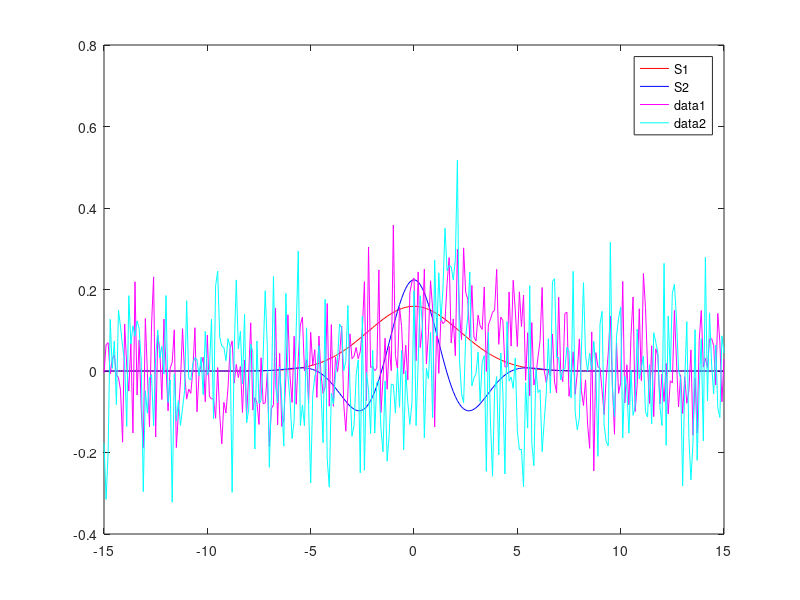

The MATLAB script that drew this image: (Note: this script raises an error after producing the figure.)
clear all
close all

T_s = 0.1;
T_range = -15:T_s:15;
N = length(T_range);
s1 = exp(-0.1*T_range.^2);
s2 = exp(-0.1*T_range.^2).*cos(T_range);

% Compute the energy
E1 = sum(abs(s1.^2));
E2 = sum(abs(s2.^2));

% Normalized signals => signal energy =1
alpha_1 = 1/sqrt(E1);
alpha_2 = 1/sqrt(E2);
s1 = s1*alpha_1;
s2 = s2*alpha_2;

% SNR
SNR = 5;
sigma2 = 10^(-SNR/10);

% Random time diff calc
% T =-5 + 10*rand(1);
T =2;

s1_time_diffed = exp(-0.1*(T_range-T).^2);
s2_time_diffed = exp(-0.1*(T_range-T).^2).*cos((T_range-T));

%% a)
% s2 is better because of greater derivate which is looked for in CRB See
% (3.14) in kay I
figure(1)
plot (T_range,s1,'r')
hold on
plot (T_range,s2,'b')
legend("S1","S2")

% Lägger till brus
w = exp(-0.1*(T_range-T).^2) + sqrt(sigma2)*randn(1,length(T_range));
x2 = exp(-0.1*(T_range-T).^2).*cos(T_range-T) + sqrt(sigma2)*randn(1,length(T_range));

w = w/sqrt(E1);
x2 = x2/sqrt(E2);
figure(1)
plot(T_range,w,'m')
plot(T_range,x2,'c')
hold off

T_search = -5:T_s:5;
T_hat_metric = zeros(1,length(T_search));

% ML estimatorn för s1
for i = 1:1:length(T_search)
    t = T_search(i);
    intermidiate = 1/sqrt(E1)*exp(-0.1*(T_range-t).^2);
    T_hat_metric(i) = sum(w.*intermidiate);
end

genarate_T_hat_from_two_funcs(s1,w)
[max_value, max_t_index] = max(T_hat_metric);
T_search(max_t_index)
figure(3)
plot(T_search,T_hat_metric,'r')
%% Monte Carlo
% testa antalat körningar
rng('shuffle')

M0 = [1:50:1000 1001:100:2000 2001:200:5001]; % All the different number of monte-carlo runs we will try

T_hat_mean = zeros(2,M0(end));
T_hat_error = zeros(2,M0(end));

for M=M0
    
    T_hat_s1 = zeros(1,M );
    T_hat_s2 = zeros(1,M );
    for m=1:M
        % s1 and s2 contains the signal without noise.
        T =-5 + 10*rand(1);
        s1_time_diffed = exp(-0.1*(T_range-T).^2);
        s2_time_diffed = exp(-0.1*(T_range-T).^2).*cos((T_range-T));
        w =  sqrt(sigma2)*randn(1,N);
        T_hat_s1(m) = genarate_T_hat_from_two_funcs(s1,w+s1_time_diffed);
        T_hat_s2(m) = genarate_T_hat_from_two_funcs(s2,w+s2_time_diffed);
    end
    T_hat_mean(1,M) = mean(T_hat_s1);
    T_hat_error(1,M) = std(T_hat_s1);
    T_hat_mean(2,M) = mean(T_hat_s2);
    T_hat_error(2,M) = std(T_hat_s2);
    
end

mean_plot_1 = T_hat_mean(1,:);
std_plot_1 = T_hat_error(1,:);
mean_plot_2 = T_hat_mean(2,:);
std_plot_2 = T_hat_error(2,:);

figure(25)
plot(M0,mean_plot_1(M0),M0,mean_plot_2(M0))
legend("s1","s2")
title("mean")

figure(26)
plot(M0,std_plot_1(M0),M0,std_plot_2(M0))
legend("s1","s2")
title("std")


%% CRB
%Plot CRB theoretical value

SNR_range = 1:1:20;
sigma2_range = 10.^(-SNR_range./10);

T_hat_error = zeros(2,length(SNR_range));
monte_carlo_runs = 2000;

for SNR_i=1:1:length(SNR_range)
    SNR_c = SNR_range(SNR_i);
    sigma2 = 10^(-SNR_c/10);

    T_hat_s1 = zeros(1,monte_carlo_runs );
    T_hat_s2 = zeros(1,monte_carlo_runs );
    for m=1:monte_carlo_runs
        % s1 and s2 contains the signal without noise.
        T =-5 + 10*rand(1);
        s1_time_diffed = exp(-0.1*(T_range-T).^2);
        s2_time_diffed = exp(-0.1*(T_range-T).^2).*cos((T_range-T));
        w =  sqrt(sigma2)*randn(1,N);
        T_hat_s1(m) = (T-genarate_T_hat_from_two_funcs(s1,w+s1_time_diffed))^2;
        T_hat_s2(m) = (T-genarate_T_hat_from_two_funcs(s2,w+s2_time_diffed))^2;
    end
    T_hat_error(1,SNR_i) = sqrt(mean(T_hat_s1));
    T_hat_error(2,SNR_i) = sqrt(mean(T_hat_s2));
    
end
std_plot_1 = T_hat_error(1,:);
std_plot_2 = T_hat_error(2,:);

figure(30)
d_s1_energy = sum(diff(s1).^2);     
semilogy(SNR_range, sqrt(sigma2_range)./d_s1_energy)
hold on 
semilogy(SNR_range, std_plot_1);
hold off

figure(31)
d_s2_energy = sum(diff(s2).^2);
semilogy(SNR_range, sqrt(sigma2_range)./d_s2_energy)
hold on 
semilogy(SNR_range, std_plot_2);
hold off
